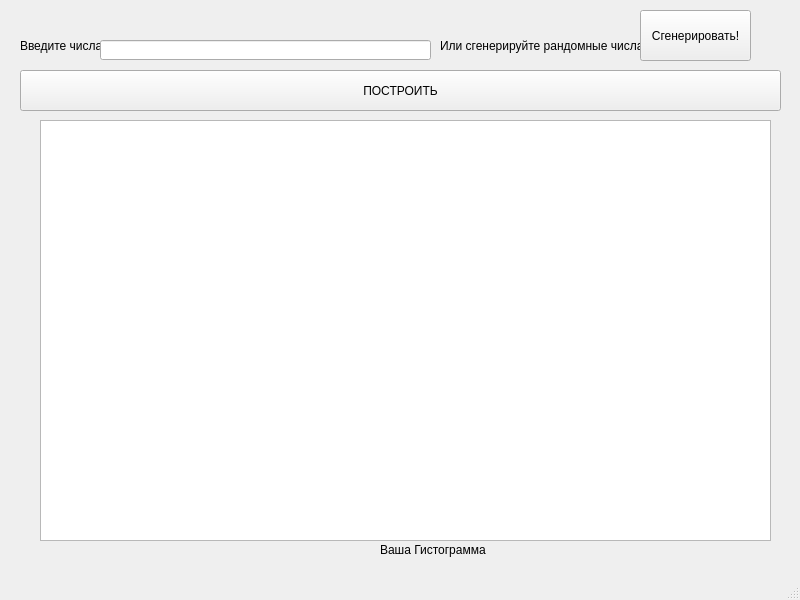
<?xml version="1.0" encoding="UTF-8"?>
<ui version="4.0">
 <class>MainWindow</class>
 <widget class="QMainWindow" name="MainWindow">
  <property name="geometry">
   <rect>
    <x>0</x>
    <y>0</y>
    <width>800</width>
    <height>600</height>
   </rect>
  </property>
  <property name="windowTitle">
   <string>MainWindow</string>
  </property>
  <widget class="QWidget" name="centralwidget">
   <widget class="QLabel" name="label">
    <property name="geometry">
     <rect>
      <x>20</x>
      <y>10</y>
      <width>151</width>
      <height>71</height>
     </rect>
    </property>
    <property name="text">
     <string>Введите числа</string>
    </property>
   </widget>
   <widget class="QLineEdit" name="lineEdit">
    <property name="geometry">
     <rect>
      <x>100</x>
      <y>40</y>
      <width>331</width>
      <height>20</height>
     </rect>
    </property>
   </widget>
   <widget class="QLabel" name="label_2">
    <property name="geometry">
     <rect>
      <x>440</x>
      <y>-20</y>
      <width>301</width>
      <height>131</height>
     </rect>
    </property>
    <property name="text">
     <string>Или сгенерируйте рандомные числа</string>
    </property>
   </widget>
   <widget class="QPushButton" name="pushButton">
    <property name="geometry">
     <rect>
      <x>640</x>
      <y>10</y>
      <width>111</width>
      <height>51</height>
     </rect>
    </property>
    <property name="text">
     <string>Сгенерировать!</string>
    </property>
   </widget>
   <widget class="QGraphicsView" name="graphicsView">
    <property name="geometry">
     <rect>
      <x>40</x>
      <y>120</y>
      <width>731</width>
      <height>421</height>
     </rect>
    </property>
   </widget>
   <widget class="QLabel" name="label_3">
    <property name="geometry">
     <rect>
      <x>380</x>
      <y>540</y>
      <width>301</width>
      <height>20</height>
     </rect>
    </property>
    <property name="text">
     <string>Ваша Гистограмма</string>
    </property>
   </widget>
   <widget class="QPushButton" name="pushButton_2">
    <property name="geometry">
     <rect>
      <x>20</x>
      <y>70</y>
      <width>761</width>
      <height>41</height>
     </rect>
    </property>
    <property name="text">
     <string>ПОСТРОИТЬ</string>
    </property>
   </widget>
   <widget class="QLabel" name="label_4">
    <property name="geometry">
     <rect>
      <x>70</x>
      <y>140</y>
      <width>691</width>
      <height>391</height>
     </rect>
    </property>
    <property name="font">
     <font>
      <pointsize>36</pointsize>
     </font>
    </property>
    <property name="text">
     <string/>
    </property>
   </widget>
  </widget>
  <widget class="QMenuBar" name="menubar">
   <property name="geometry">
    <rect>
     <x>0</x>
     <y>0</y>
     <width>800</width>
     <height>21</height>
    </rect>
   </property>
  </widget>
  <widget class="QStatusBar" name="statusbar"/>
 </widget>
 <resources/>
 <connections/>
</ui>
